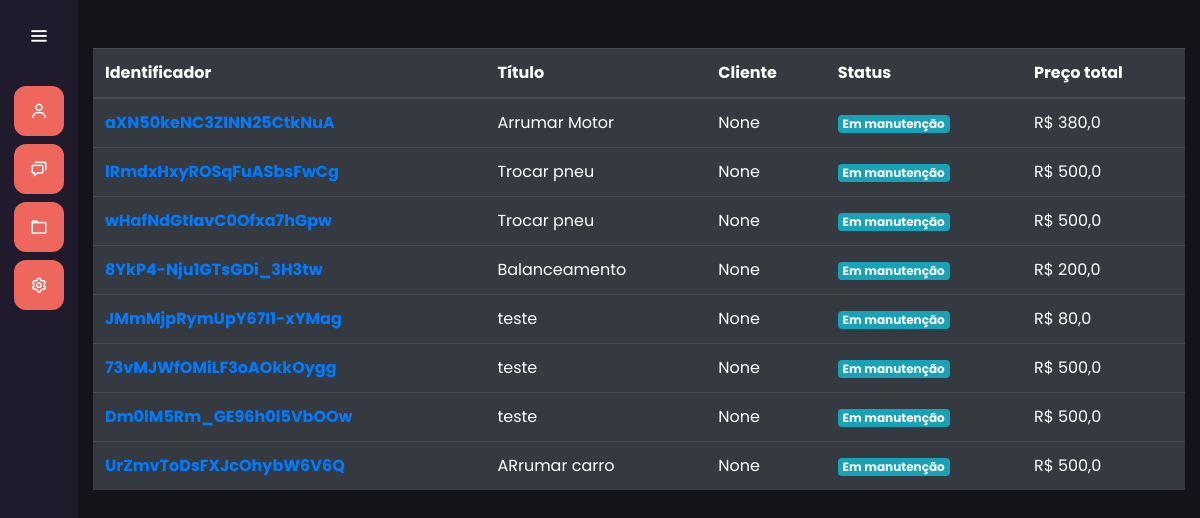
/servicos/listar_servico/, run on the app's committed database.
### services/models.py (models this page shows, shortened)
class Service(models.Model):
    titulo = models.CharField(max_length=30)
    cliente = models.ForeignKey(Cliente, on_delete=models.SET_NULL, null=True)
    maintenance_category = models.ManyToManyField(MaintenanceCategory)
    data_inicio = models.DateField(null=True)
    data_entrega = models.DateField(null=True)
    finalizado = models.BooleanField(default=False)
    protocol = models.CharField(max_length=52, null=True, blank=True)
    identificador = models.CharField(max_length=24, null=True, blank=True)
    def total_price(self):
        total_price = float(0)
        for category in self.maintenance_category.all():
            total_price += float(category.preco)
        return total_price

class MaintenanceCategory(models.Model):
    titulo = models.CharField(
        max_length=3, choices=ChoicesMaintenanceCategory.choices)
    preco = models.DecimalField(max_digits=8, decimal_places=2)

### services/views.py (the view)
# urls.py: path('listar_servico/', views.list_service, name='listar_servico'),
def list_service(request):
    if request.method == "GET":
        services = Service.objects.all()
        return render(request, 'listar_servico.html', {'services': services})

### services/templates/listar_servico.html
{% extends "index.html" %} {% load static %} {% block 'head' %}
<link rel="stylesheet" href="{% static 'clientes/css/clientes.css' %}" />
{% endblock %} {% block 'dashboard' %}
<br />
<br />
<div class="container-fluid distanciamento">
  <table class="table table-dark">
    <thead>
      <tr>
        <th scope="col">Identificador</th>
        <th scope="col">Título</th>
        <th scope="col">Cliente</th>
        <th scope="col">Status</th>
        <th scope="col">Preço total</th>
      </tr>
    </thead>
    <tbody>
      {% for servico in services %}
      <tr>
        <th>
          <a href="{% url 'servico' servico.identificador%}"
            >{{servico.identificador}}</a
          >
        </th>
        <td>{{servico.titulo}}</td>
        <td>{{servico.cliente}}</td>
        <td>
          {% if servico.finalizado %}
          <span class="badge badge-success">Finalizado</span>
          {% else %}
          <span class="badge badge-info">Em manutenção</span>
          {% endif %}
        </td>
        <td>R$ {{servico.total_price}}</td>
      </tr>
      {% endfor %}
    </tbody>
  </table>
</div>
{%endblock%}

### templates/static/general/css/base.css (style rules this page uses)
* { margin: 0; padding: 0; box-sizing: border-box; font-family: "Poppins", sans-serif; }

### templates/static/general/css/general.css (style rules this page uses)
:root { --main-color: #ee665c; --dark-color: #201b2c; --light-color: #ffc27f; --contrast-color: #f88863; --differential-color: #ffe29a; }

### data on the page
Service: identificador "aXN50keNC3ZINN25CtkNuA", titulo "Arrumar Motor", cliente "None", finalizado "Em manutenção", total_price "380,0"
Service: identificador "lRmdxHxyROSqFuASbsFwCg", titulo "Trocar pneu", cliente "None", finalizado "Em manutenção", total_price "500,0"
Service: identificador "wHafNdGtIavC0Ofxa7hGpw", titulo "Trocar pneu", cliente "None", finalizado "Em manutenção", total_price "500,0"
Service: identificador "8YkP4-Nju1GTsGDi_3H3tw", titulo "Balanceamento", cliente "None", finalizado "Em manutenção", total_price "200,0"
Service: identificador "JMmMjpRymUpY67I1-xYMag", titulo "teste", cliente "None", finalizado "Em manutenção", total_price "80,0"
Service: identificador "73vMJWfOMiLF3oAOkkOygg", titulo "teste", cliente "None", finalizado "Em manutenção", total_price "500,0"
Service: identificador "Dm0lM5Rm_GE96h0l5VbOOw", titulo "teste", cliente "None", finalizado "Em manutenção", total_price "500,0"
Service: identificador "UrZmvToDsFXJcOhybW6V6Q", titulo "ARrumar carro", cliente "None", finalizado "Em manutenção", total_price "500,0"
